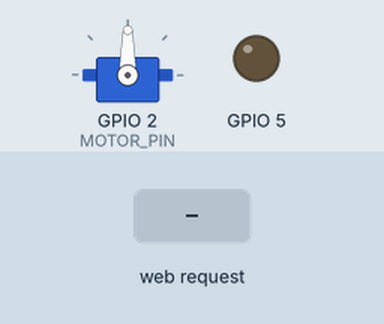
This program was run on a simulated ESP32. Parts: servo, output pins drawn as LEDs (lit = HIGH). The test bench sets the inputs (shaded band). WiFi joins after 1.5 s; servers stay silent unless stated; what the program prints to the serial monitor is not drawn.

Above: at 3.2 s.
3.3 s: HTTP request GET /H received
At 5.4 s:
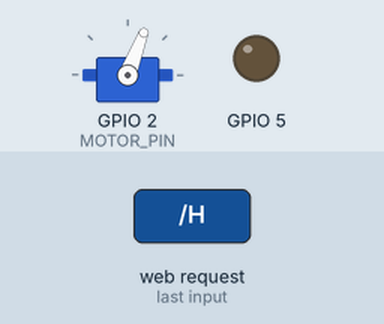
6.3 s: HTTP request GET /L received
At 7.0 s:
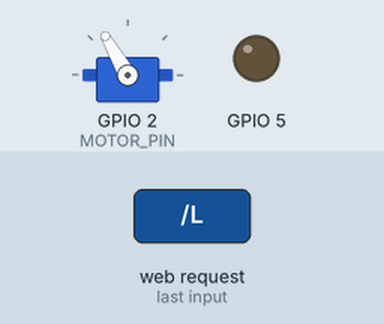
Timing chart, 0 to 15.3 s (numbered marks = the images above; inputs shaded):
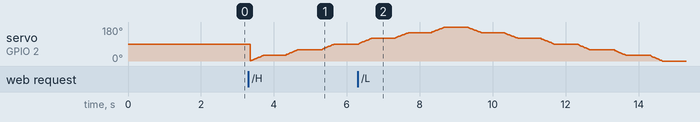

The program:

main.cpp
```cpp
#include <Arduino.h>
#include <WiFi.h>
#include <WiFiClient.h>
#include <WiFiAP.h>
#include <Wire.h>
#include <ESP32Servo.h>

#define MOTOR_PIN 2

Servo servo;
int motor = MOTOR_PIN;
int angle = 0;
int flag = 0;

void motorMove(); //모터

const char* ssid = "officeFree";
const char* password = "!@#$1234qwer";
void myDelay(unsigned long a);
unsigned long before = millis();
unsigned long after;

WiFiServer server(80);

void setup() {
  // put your setup code here, to run once:
  Serial.begin(9600);
  pinMode(5, OUTPUT);

  myDelay(10);

  Serial.println("\n");
  Serial.println("Connecting to ");
  Serial.println(ssid);

  WiFi.begin(ssid, password);

  while(WiFi.status() != WL_CONNECTED){
    myDelay(500);
    Serial.print(".");
  }

  Serial.println("");
  Serial.println("WiFi connected.");
  Serial.println("IP address : ");
  Serial.println(WiFi.localIP());

  server.begin();

  servo.attach(motor);
}

void loop() {
  // put your main code here, to run repeatedly:
  WiFiClient client = server.available();

  if(client){
    Serial.println("New Client.");
    String currentLine = "";
    while(client.connected()){
      if(client.available()){
        char c = client.read();
        Serial.write(c);
        if(c == '\n'){
          if(currentLine.length() == 0){
            client.println("HTTP/1.1 200 OK");
            client.println("Content-type:text/html");
            client.println();

            client.print("Click <a href=\"/H\">here</a> to turn ON the LED.<br>");
            client.print("Click <a href=\"/L\">here</a> to turn OFF the LED.<br>");

            client.println();

            break;

          }else{
            Serial.println(currentLine);
            currentLine = "";
          }
        }
        else if(c != '\r'){
            currentLine += c;
        }
        if (currentLine.endsWith("GET /H")) {
          flag = 0;
          angle = 0;
          motorMove();
          Serial.println("HIGH");
          }
        if (currentLine.endsWith("GET /L")) {
          flag = 1;
          angle = 180;
          motorMove();
          Serial.println("LOW");
        }
      }
    }
    // client.stop();
    // Serial.println("Client Disconnected.");
  }
}

void myDelay(unsigned long a){

  while(1){
    after = millis();
    if(after - before >= a){
      before = after;
      break;
    }
  }
}

void motorMove(){
  int right = 1;
  int left = -1;
  Serial.println("**********************");
  Serial.print("*This is MotorControl*\n");
  Serial.println("**********************");
  while(1){
  after = millis();
  if((after - before)>=1000){
    before = after;
    if(flag == 0){
    Serial.println("+30 ");

      Serial.print("angle : ");
      Serial.println(angle);
      for(int i = 0; i < 30; i++){
        angle = angle + right;
        Serial.print("angle : ");
        Serial.println(angle);
        servo.write(angle);
        if(angle >= 180){
          flag = 1;
          return;
        }
      }
    }else{
      Serial.println("-30 ");
      Serial.print("angle : ");
      Serial.println(angle);
      for(int i = 0; i < 30; i++){
        angle = angle + left;
        Serial.print("angle : ");
        Serial.println(angle);
        servo.write(angle);
        if(angle <= 0){
          flag = 0;
          return;
        }
      }
    }

    }
  }
}
```

Measured:
- by itself, servo on GPIO 2 (MOTOR_PIN): rises from 90° to 180° in 2.4 s, then falls to 0° in 6.0 s
